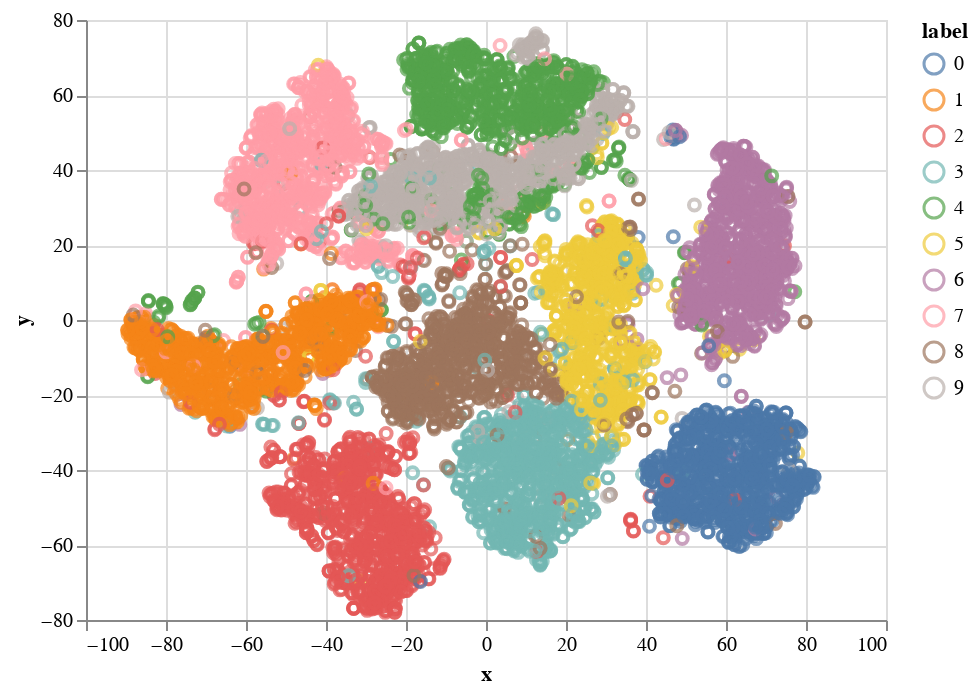

Notebook code for this chart:
### Markdown cell above
Because "nearby"-ness is measured by the distance between two data points, we avoid using [standardization](https://scikit-learn.org/stable/modules/preprocessing.html#standardization-or-mean-removal-and-variance-scaling) as it will change the distance nonlinearly.  Another important parameter of t-SNE algorithm is the number of nearby points to take into consideration during optimization. The parameter is often called "perplexity", and it is dataset dependent. In this case study, we will use the default perplexity, which is 30.  Feel free to play with this parameter and see how it affects the result.

We choose to only embed the first 10000 data points due to limitations in our computing hardware. If you have a powerful machine, feel free to change this.

## Visualization with t-SNE

Let's now visualize the 2D embedding of the dataset computed with t-SNE.

### Code cell
df = pd.DataFrame({"x": r[:,0], "y": r[:,1], "label":training_labels[:10000]})
alt.Chart(df).mark_point().encode(x="x:Q", y="y:Q", color="label:N")

### Figure 1 — Vega-Lite specification as saved in the notebook (floating-point values rounded to 4 significant figures; data arrays with more than 128 entries replaced by an {"elided": "..."} marker saying what was removed)
{"config": {"view": {"continuousWidth": 400, "continuousHeight": 300}}, "data": {"name": "data-7140708677aa7b86ac2457170fa034d0"}, "mark": "point", "encoding": {"color": {"field": "label", "type": "nominal"}, "x": {"field": "x", "type": "quantitative"}, "y": {"field": "y", "type": "quantitative"}}, "$schema": "https://vega.github.io/schema/vega-lite/v4.17.0.json", "datasets": {"data-7140708677aa7b86ac2457170fa034d0": {"elided": "10000 records"}}}
